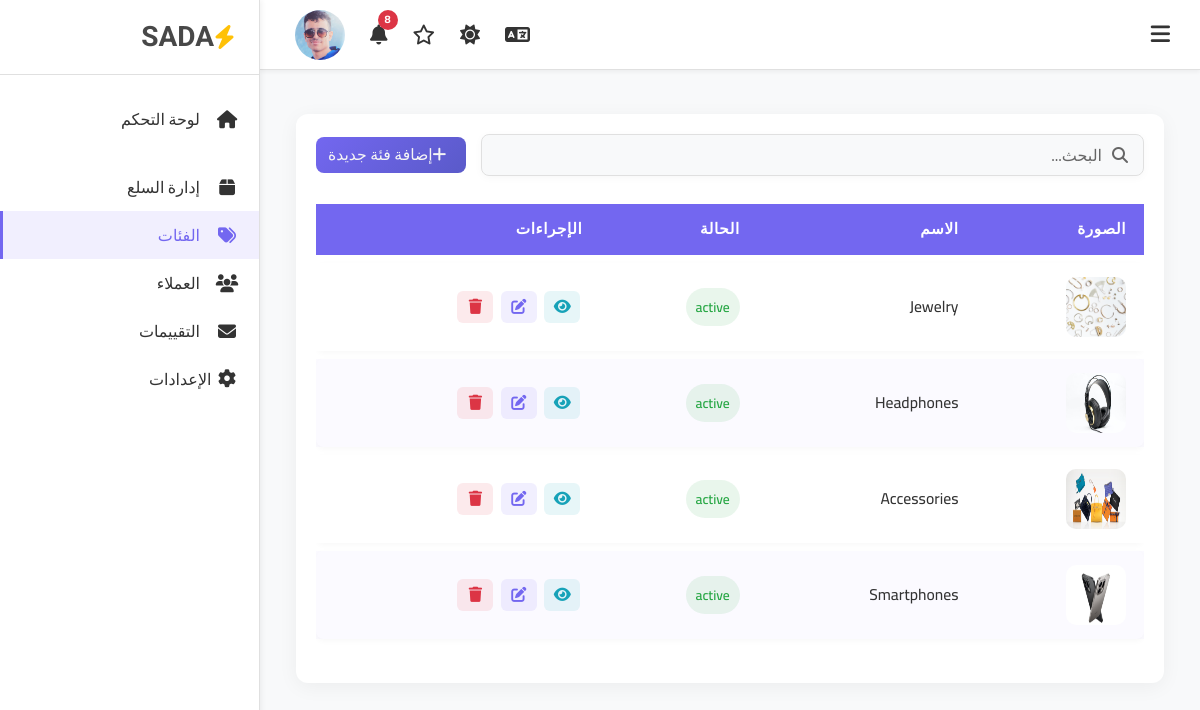
Page /admin/categories.php (signed in) on the committed database.
### tables this page shows
CREATE TABLE `categories` (
  `id` int NOT NULL,
  `category_name` varchar(200) NOT NULL,
  `category_img` varchar(500) NOT NULL,
  `category_status` tinyint NOT NULL DEFAULT '1'
);

### admin/categories.php (the view, shortened to what this page needs)
            <?php
include "header.php";
include "../include/db_connect.php";
$stmt = $conn->query("SELECT * FROM categories ORDER BY id DESC");
$categories = $stmt->fetchAll();
?>
            <div class="dashboard-container p-4">
                <div class="container-fluid">
                    <div class="table-card">
                        <div class="filter-bar">
                            <div class="search-box m-0" style="min-width: 300px;">
                                <i class="fas fa-search"></i>
                                <input type="text" placeholder="البحث عن فئة..." data-key="searchCat">
                            </div>
                            <div class="d-flex gap-2">
                                  <a href="add_category.php" class="btn btn-primary text-light"><i class="fas fa-plus me-2"></i><span data-key="addNewCat">إضافة فئة جديدة</span></a>
                            </div>
                        </div>
                        <div class="table-responsive">
                            <table class="table">
                                <thead>
                                    <tr>
                                        <th data-key="colImg">الصورة</th>
                                        <th data-key="colName">الاسم</th>
                                        <th data-key="colStatus">الحالة</th>
                                        <th data-key="colActions">الإجراءات</th>
                                    </tr>
                                </thead>
                                <tbody>
                                   <?php if (!empty($categories)): ?>
                        <?php foreach ($categories as $row): ?>
                        <tr>
                            <td>
                                <img src="../uploads/categories/<?php echo $row['category_img'];?>" class="rounded" width="60" height="60">
                            </td>
                            <td><?php echo htmlspecialchars($row['category_name']); ?></td>
                            <td>
                                <span class="badge-status <?php echo $row['category_status'] == 1 ? 'bg-light-success' : 'bg-light-danger'; ?>">
                                    <?php echo $row['category_status'] == 1 ? 'active' : 'inactive'; ?>
                                </span>
                            </td>
                            <td>
                                <a href="view_category.php?id=<?php echo $row['id']; ?>" class="action-btn btn-view">
                                    <i class="fas fa-eye"></i>
                                </a>
                                <a href="edit_category.php?id=<?php echo $row['id']; ?>" class="action-btn btn-edit">
                                    <i class="fas fa-edit"></i>
                                </a>
                                <a href="delete_category.php?id=<?php echo $row['id']; ?>"
                                   class="action-btn btn-delete"
                                   onclick="return confirm('هل أنت متأكد من الحذف؟')">
                                    <i class="fas fa-trash"></i>
                                </a>
                            </td>
                        </tr>
                        <?php endforeach; ?>
                    <?php else: ?>
                        <tr>
                            <td colspan="5" class="text-center">لا توجد فئات</td>
                        </tr>
                    <?php endif; ?>
                    </tbody>
                </table>
            </div>
        </div>
    </div>
</div>
 </div>
 <?php include_once("footer.php"); ?>

### rows in the picture
categories: category_img (picture), category_name "Jewelry", category_status "active"
categories: category_img (picture), category_name "Headphones", category_status "active"
categories: category_img (picture), category_name "Accessories", category_status "active"
categories: category_img (picture), category_name "Smartphones", category_status "active"
